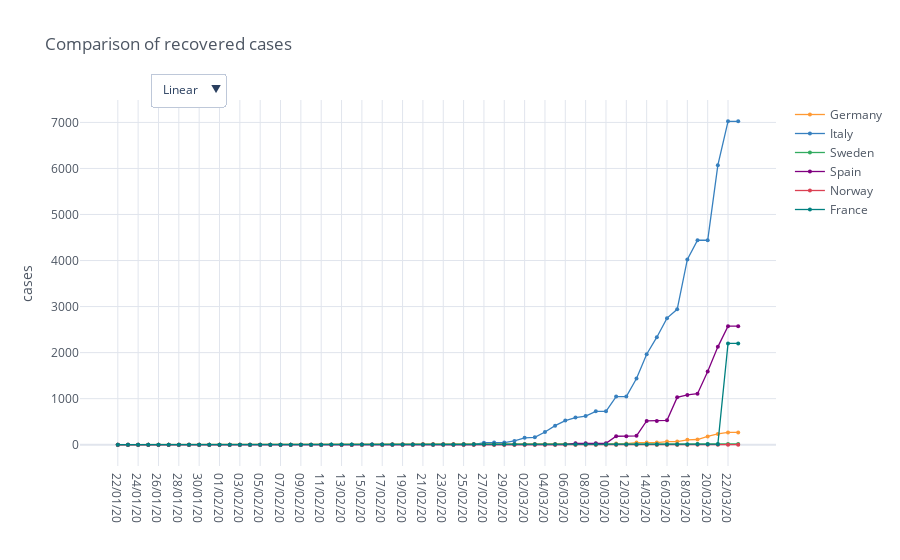

The code cell stored with this chart in its notebook:
### Code cell
recovered_cases_countries = io.world_load_cases(io.get_filename_recovered_cases(), countries)

recovered_fig = mp.iplot_comparative_plot(recovered_cases_countries, title='Comparison of recovered cases')
recovered_fig.show()
